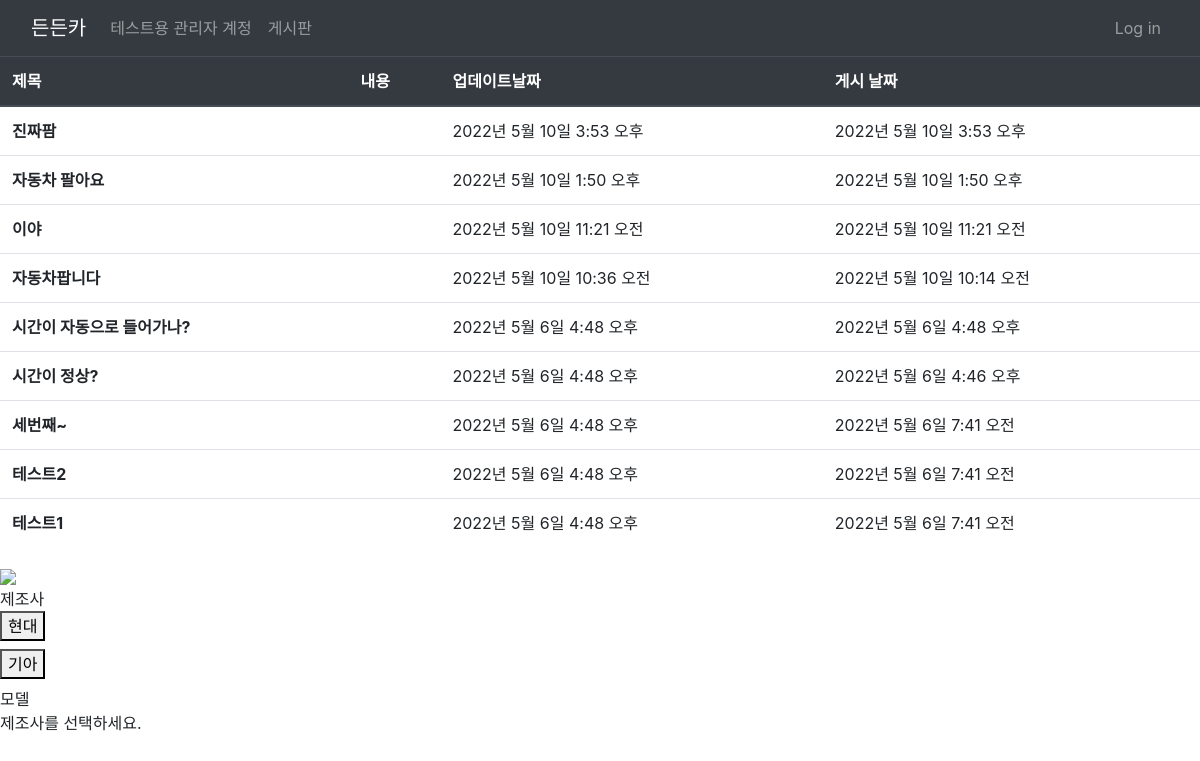
The page / on the database its author committed.
### blog/models.py (models this page shows, shortened)
class Post(models.Model):
    title = models.CharField(max_length=30)
    가격=models.CharField(max_length=100,blank=True)
    head_image=models.ImageField(upload_to='blog/images/%Y/%m/%d/',blank=True)
    created_at = models.DateTimeField(auto_now_add=True)
    updated_at = models.DateTimeField(auto_now=True)
    author = models.ForeignKey(User,null=True, on_delete=models.SET_NULL)
    category=models.ForeignKey(Category,null=True,blank=True, on_delete=models.SET_NULL)

### main/views.py (the view)
# urls.py: path('', views.main, name="main"),
def main(request):
    posts = Post.objects.all().order_by('-pk')
    return render(request,"main/main.html",
                  {
                      'posts':posts
                  })

### main/templates/main/main.html (shortened to what this page needs)
<!DOCTYPE html>
{% load static %}
<html lang="ko">
<head>
    <link rel="stylesheet" href="{% static 'blog/bootstrap/bootstrap.min.css' %}" media="screen">
</head>
<body>
    {% load socialaccount %}
    <nav class="navbar navbar-expand-lg navbar-dark bg-dark">
        <div class="container-fluid">
          <a class="navbar-brand" href="http://127.0.0.1:8000">든든카</a>
          <div class="collapse navbar-collapse" id="navbarNavDropdown">
            <ul class="navbar-nav">
              <li class="nav-item">
                <a class="nav-link" href="http://127.0.0.1:8000/admin">테스트용 관리자 계정</a>
              </li>
              <li class="nav-item">
                <a class="nav-link" href="http://127.0.0.1:8000/blog">게시판</a>
              </li>
            </ul>
          {% if user.is_authenticated %}
          <ul class = "navbar-nav ml-auto">
            <li class="nav-item dropdown">
              <a class="nav-link dropdown-toggle" href="#" id="navbarDropdownMenuLink" role="button" data-bs-toggle="dropdown" aria-expanded="false">
                  {{user.username}}
              </a>
              <ul class="dropdown-menu" aria-labelledby="navbarDropdown">
                <li><a class="dropdown-item" href="#">Action</a></li>
              </ul>
            </li>
          </ul>
          {% else %}
          <ul class="navbar-nav ml-auto">
            <li class="nav-item">
              <a class="nav-link" href="" data-bs-toggle="modal" data-bs-target="#loginmodal">Log in</a>
            </li>
          </ul>
          {% endif %}
          </div>
        </div>
    </nav>
    <table class="table img-fluid w-100">
        <thead class="thead-dark">
          <tr>
            <th scope="col">제목</th>
            <th scope="col">내용</th>
            <th scope="col">업데이트날짜</th>
            <th scope="col">게시 날짜</th>
          </tr>
        </thead>
        <tbody>
          {% for p in posts %}
          <tr>
            <th>{{p.title}}</th>
            <td>{{p.content}}</td>
            <td>{{p.updated_at}}</td>
            <td>{{p.created_at}}</td>
          </tr>
          {% endfor %}
        </tbody>
        </table>
    <div>
        <div>
            <img src="https://www.autospy.net/data/editor/2201/thumb-e019833800392a6e6b4636ab29eb19df_1641346698_5751_700x467.jpg" class="img-fluid w-100">
        </div>
    </div>
    <div class="wrap_car_list img-fluid w-100">
        <div class="car_maker">
          제조사
          <div class="list-comm js-tabs">
            <d1>
              <dd>
                <button type="button" onClick>현대</button></dd>
              <dd>
                <button type="button" onClick>기아</button></dd>
            </d1>
          </div>
        </div>
        <div class="car_model img-fluid w-100">
          모델
          <div class="list-comm js-tabs">
            제조사를 선택하세요.
          </div>
        </div>
       </div>
</body>
</html>

### rows shown on the page
Post: title "진짜팜", updated_at "2022년 5월 10일 3:53 오후", created_at "2022년 5월 10일 3:53 오후"
Post: title "자동차 팔아요", updated_at "2022년 5월 10일 1:50 오후", created_at "2022년 5월 10일 1:50 오후"
Post: title "이야", updated_at "2022년 5월 10일 11:21 오전", created_at "2022년 5월 10일 11:21 오전"
Post: title "자동차팝니다", updated_at "2022년 5월 10일 10:36 오전", created_at "2022년 5월 10일 10:14 오전"
Post: title "시간이 자동으로 들어가나?", updated_at "2022년 5월 6일 4:48 오후", created_at "2022년 5월 6일 4:48 오후"
Post: title "시간이 정상?", updated_at "2022년 5월 6일 4:48 오후", created_at "2022년 5월 6일 4:46 오후"
Post: title "세번째~", updated_at "2022년 5월 6일 4:48 오후", created_at "2022년 5월 6일 7:41 오전"
Post: title "테스트2", updated_at "2022년 5월 6일 4:48 오후", created_at "2022년 5월 6일 7:41 오전"
Post: title "테스트1", updated_at "2022년 5월 6일 4:48 오후", created_at "2022년 5월 6일 7:41 오전"
